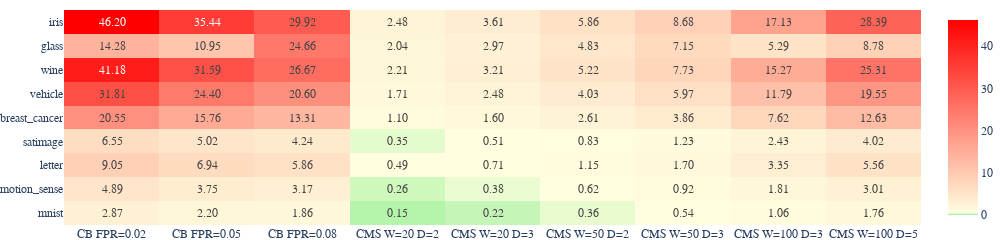

Source (notebook cell):
### Code cell
d = get_best(df, metric="model size")
d = do_rename_and_reorder(d, remove_dict=True)
# d["max"] = d.max(axis=1)
# d["average"] = d.mean(axis=1)
# d["min"] = d.min(axis=1)

d = d.T

fig = px.imshow(
    d,
    text_auto=".2f",
    aspect="auto",
    # color_continuous_scale='RdBu_r',
    color_continuous_scale=[(0.0, "lightgreen"), (0.01, "lightyellow"), (1.0, "red")],
    color_continuous_midpoint=1.0,
    # zmax=2,
    zmin=0,
)

# fig.update_xaxes(side="top")
fig.update_layout(
    # xaxis_title="Filter",
    # yaxis_title="Dataset",
    width=1000,
    height=200,
    font_family="Times New Roman", 
    font_size=12, 
    margin=dict(l=0, r=0, t=10, b=0),
    xaxis=dict(tickangle=0, tickfont = dict(size=12)),
    yaxis=dict(tickangle=0, tickfont = dict(size=12))
)

write_figure("size_improvement.pdf", fig)

fig.show()

### Figure 1 — Plotly figure (JSON) as saved in the notebook; plotly's stock layout.template omitted (floating-point values rounded to 4 significant figures)
{"data": [{"coloraxis": "coloraxis", "hovertemplate": "x: %{x}<br>y: %{y}<br>color: %{z}<extra></extra>", "name": "0", "texttemplate": "%{z:.2f}", "type": "heatmap", "x": ["CB FPR=0.02", "CB FPR=0.05", "CB FPR=0.08", "CMS W=20 D=2", "CMS W=20 D=3", "CMS W=50 D=2", "CMS W=50 D=3", "CMS W=100 D=3", "CMS W=100 D=5"], "xaxis": "x", "y": ["iris", "glass", "wine", "vehicle", "breast_cancer", "satimage", "letter", "motion_sense", "mnist"], "yaxis": "y", "z": [[46.2, 35.44, 29.92, 2.479, 3.606, 5.859, 8.676, 17.13, 28.39], [14.28, 10.95, 24.66, 2.043, 2.972, 4.829, 7.151, 5.293, 8.776], [41.18, 31.59, 26.67, 2.21, 3.214, 5.223, 7.735, 15.27, 25.31], [31.81, 24.4, 20.6, 1.707, 2.483, 4.034, 5.974, 11.79, 19.55], [20.55, 15.76, 13.31, 1.103, 1.604, 2.607, 3.86, 7.619, 12.63], [6.547, 5.022, 4.24, 0.3513, 0.511, 0.8304, 1.23, 2.427, 4.024], [9.047, 6.94, 5.859, 0.4855, 0.7061, 1.147, 1.699, 3.354, 5.561], [4.891, 3.751, 3.167, 0.2624, 0.3817, 0.6203, 0.9185, 1.813, 3.006], [2.865, 2.198, 1.855, 0.1537, 0.2236, 0.3634, 0.5381, 1.062, 1.761]]}], "layout": {"coloraxis": {"cmax": 46.2, "cmid": 1, "cmin": 0, "colorscale": [[0, "lightgreen"], [0.01, "lightyellow"], [1, "red"]]}, "font": {"family": "Times New Roman", "size": 12}, "height": 200, "margin": {"b": 0, "l": 0, "r": 0, "t": 10}, "width": 1000, "xaxis": {"anchor": "y", "domain": [0, 1], "tickangle": 0, "tickfont": {"size": 12}}, "yaxis": {"anchor": "x", "autorange": "reversed", "domain": [0, 1], "tickangle": 0, "tickfont": {"size": 12}}}}
